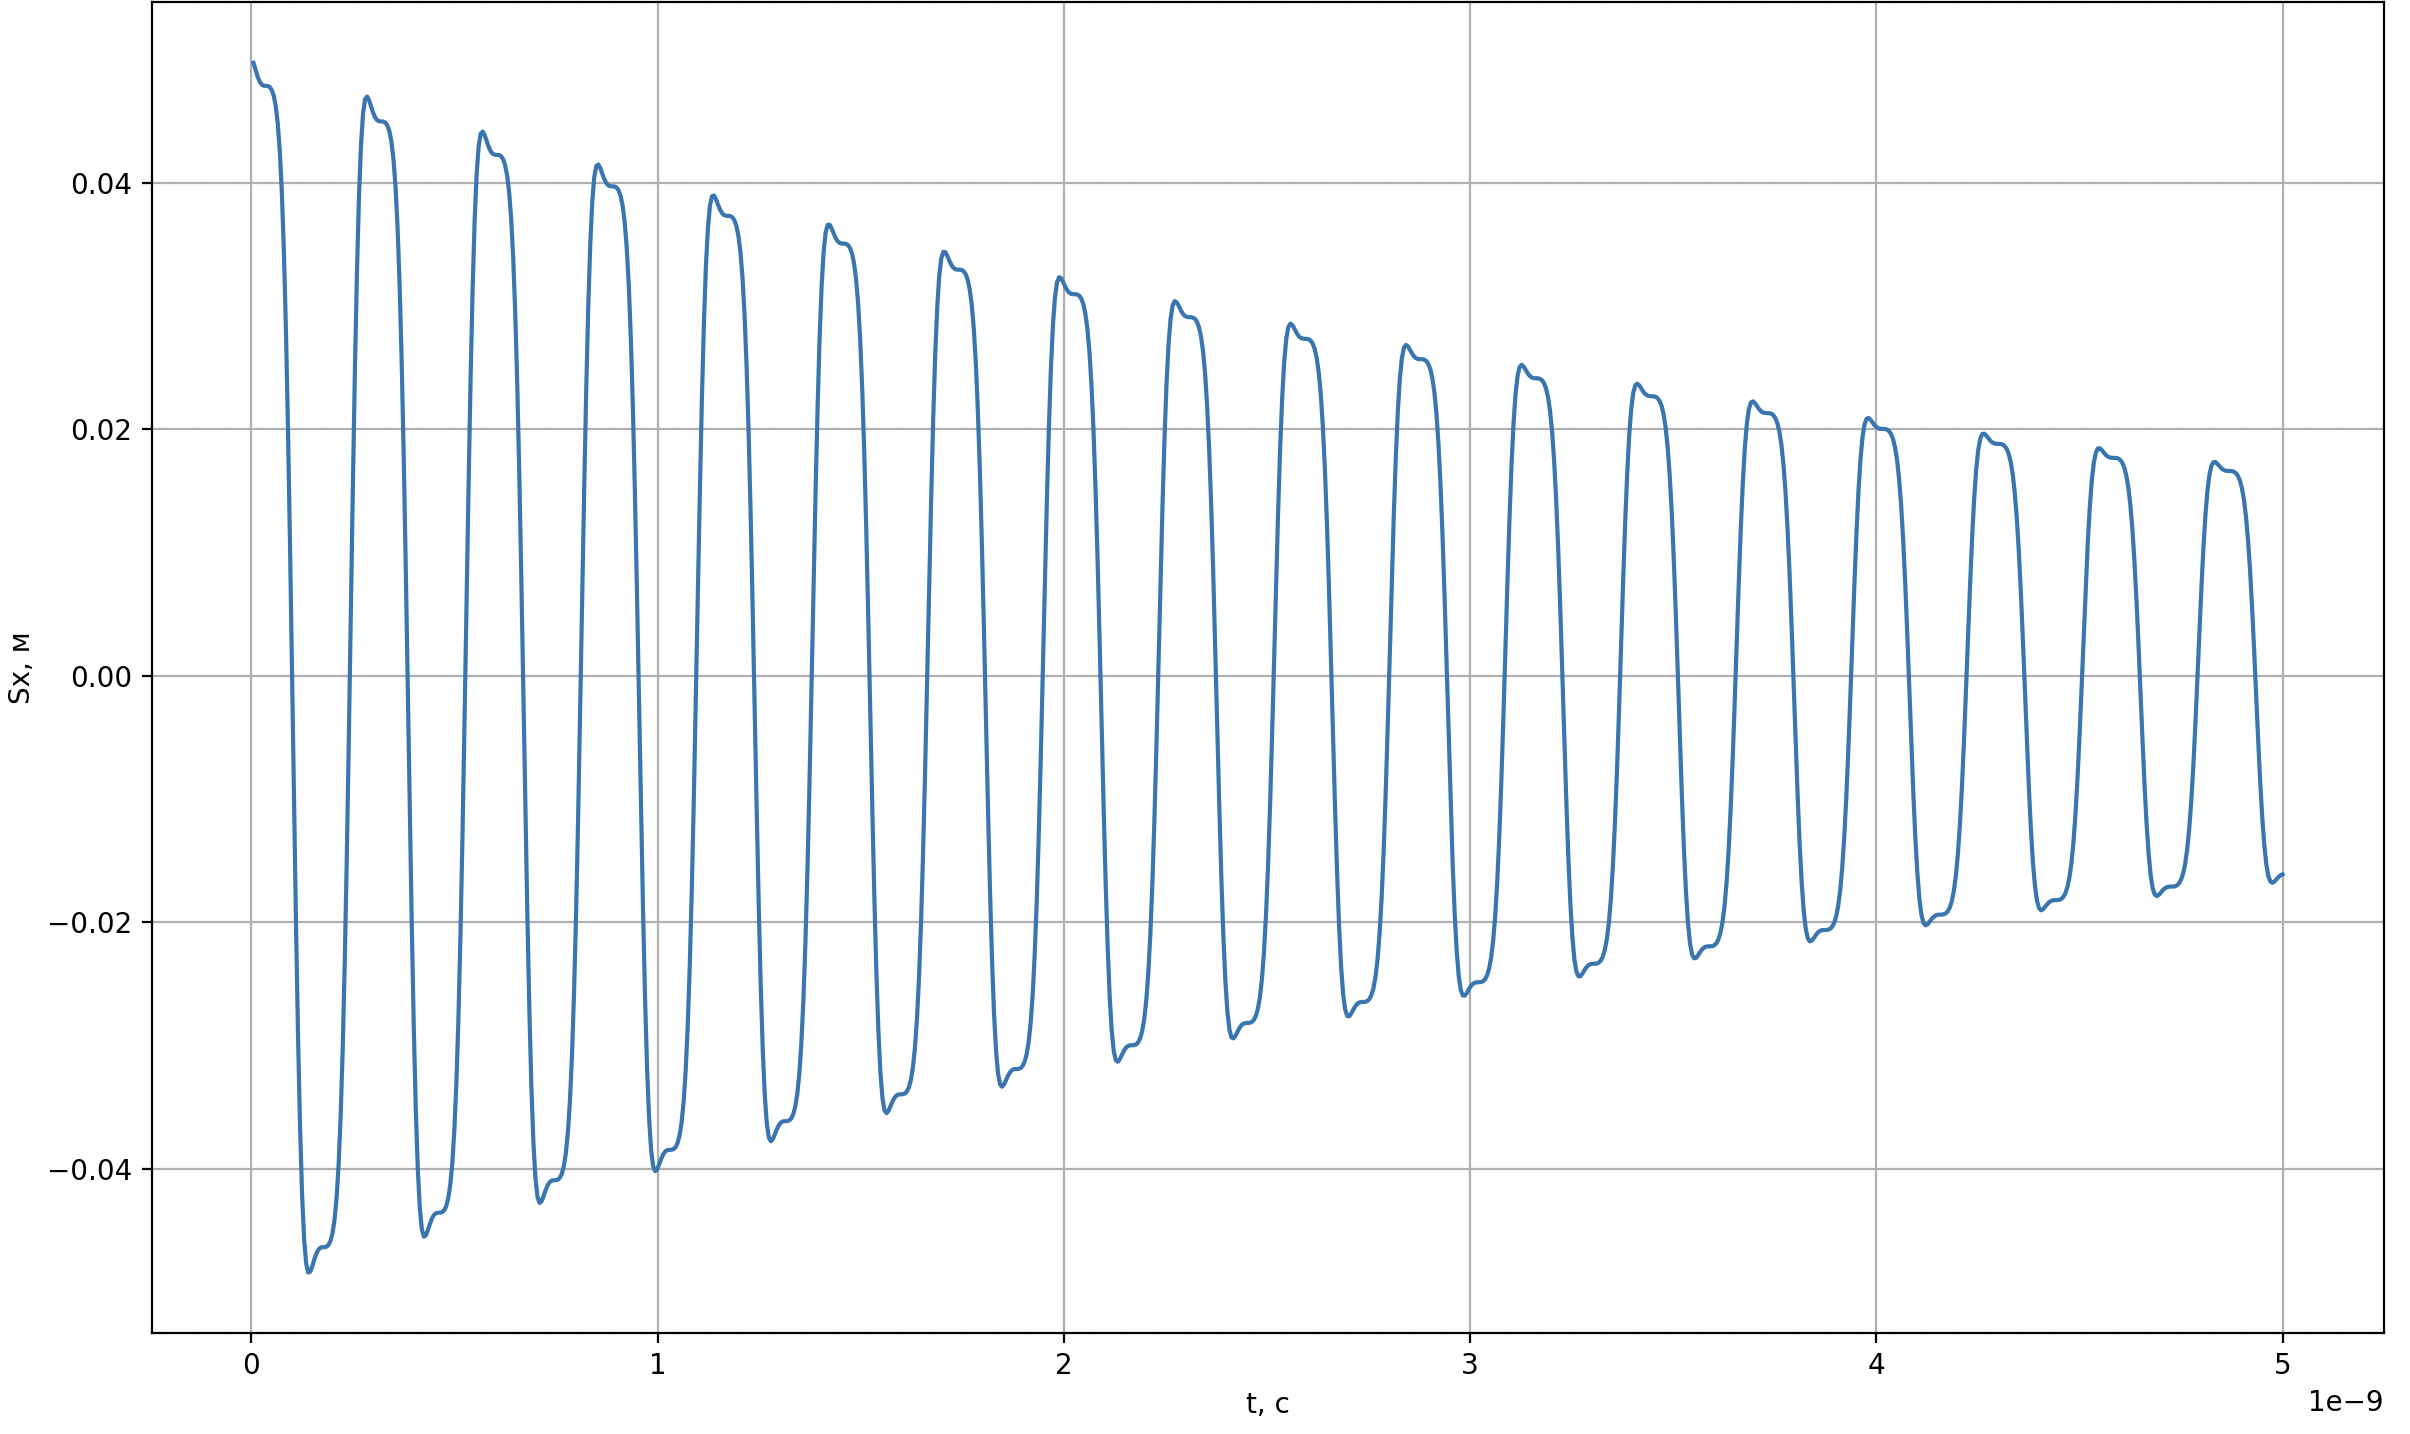

Reproduce this figure in Python.
import numpy as np
import math as mt
import matplotlib.pyplot as plt

Sx = 5 * pow(10, -2)
Sy = 0
Sz = mt.sqrt(1 - pow(Sx, 2))
S = np.array([Sx, Sy, Sz])
Hx = 0
Hy = 0
Hz = 100000
H = np.array([Hx, Hy, Hz])
h = 100000
m = 9.1093837 * pow(10,-31)
e = 1.602176634 * pow(10,-19)
a = 0.01
n = 1.25663706 * pow(10,-6)
y = e / m
w = 2 * y * n * Hz
dt = 5 * pow(10, -15)
t = 0
T = []
k = 0
l = 0
Sxarray = []

while (t <= 5e-9 and S[0]!= 0):
    H[2] = Hz - h * mt.sin(w * t)
    t += dt
    l = dt * (-y * n * np.cross(S, H) - a * y * n * np.cross(S,np.cross(S,H)))
    S += l
    S /= np.linalg.norm(S)
    k += 1
    if (k == 999):
        T.append(t)
        Sxarray.append(S[0])
        k = 0

plt.figure()
plt.plot(T, Sxarray)
plt.xlabel(r't, c')
plt.ylabel(r'Sx, м')
plt.grid(True)
plt.show()
